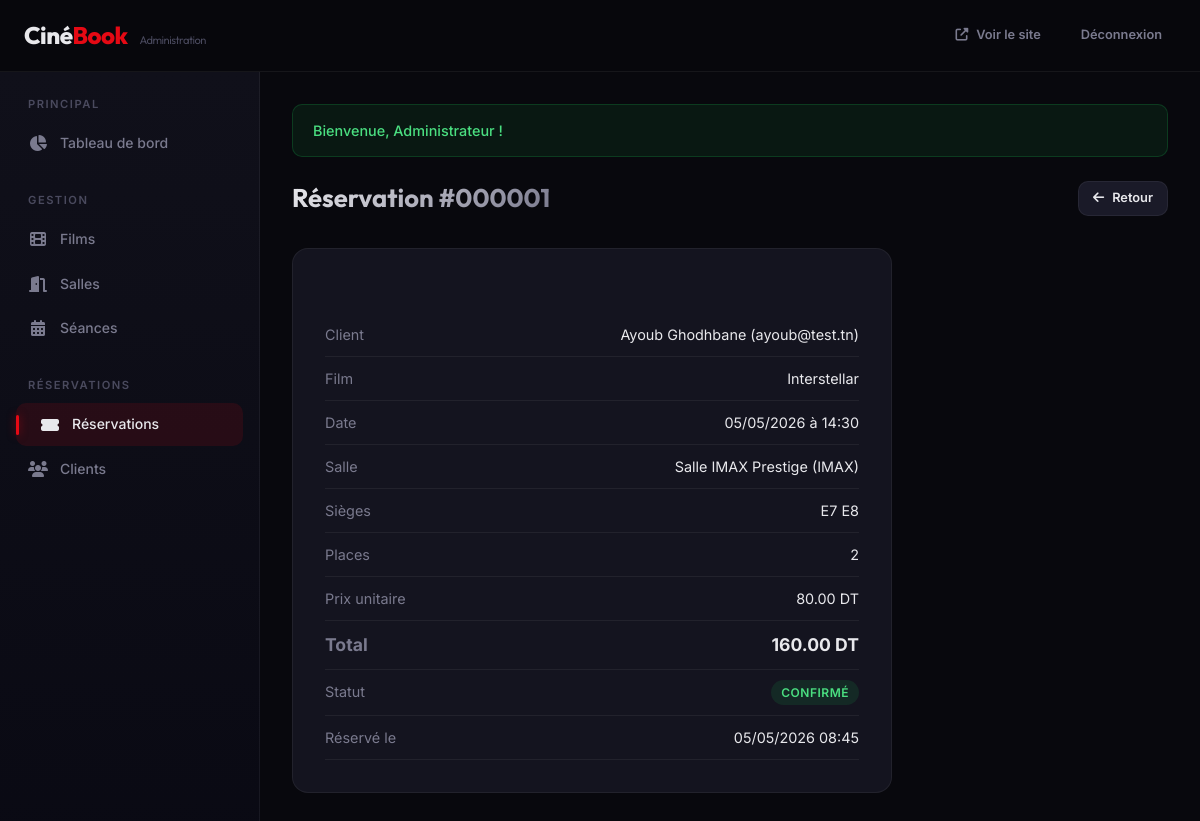
The page /index.php?page=admin-bookings&action=detail&id=1 (signed in) on the database its author committed.
### tables this page shows
CREATE TABLE IF NOT EXISTS bookings (
    id INT AUTO_INCREMENT PRIMARY KEY,
    user_id INT NOT NULL,
    screening_id INT NOT NULL,
    total_seats INT NOT NULL DEFAULT 1,
    total_price DECIMAL(10, 2) NOT NULL,
    status ENUM('en_attente', 'confirme', 'annule') DEFAULT 'en_attente',
    booked_at DATETIME DEFAULT CURRENT_TIMESTAMP,
    FOREIGN KEY (user_id) REFERENCES users(id) ON DELETE CASCADE,
    FOREIGN KEY (screening_id) REFERENCES screenings(id) ON DELETE CASCADE
);

CREATE TABLE IF NOT EXISTS users (
    id INT AUTO_INCREMENT PRIMARY KEY,
    name VARCHAR(100) NOT NULL,
    email VARCHAR(150) NOT NULL UNIQUE,
    password VARCHAR(255) NOT NULL,
    phone VARCHAR(20) DEFAULT NULL,
    role ENUM('user', 'admin') DEFAULT 'user',
    is_active TINYINT(1) DEFAULT 1,
    created_at DATETIME DEFAULT CURRENT_TIMESTAMP,
    updated_at DATETIME DEFAULT CURRENT_TIMESTAMP ON UPDATE CURRENT_TIMESTAMP
);

CREATE TABLE IF NOT EXISTS movies (
    id INT AUTO_INCREMENT PRIMARY KEY,
    title VARCHAR(200) NOT NULL,
    description TEXT,
    poster VARCHAR(500) DEFAULT NULL,
    trailer_url VARCHAR(500) DEFAULT NULL,
    duration_min INT NOT NULL DEFAULT 90,
    genre VARCHAR(100) NOT NULL,
    release_date DATE DEFAULT NULL,
    rating VARCHAR(10) DEFAULT 'TP',
    is_active TINYINT(1) DEFAULT 1,
    created_at DATETIME DEFAULT CURRENT_TIMESTAMP,
    updated_at DATETIME DEFAULT CURRENT_TIMESTAMP ON UPDATE CURRENT_TIMESTAMP
);

CREATE TABLE IF NOT EXISTS screenings (
    id INT AUTO_INCREMENT PRIMARY KEY,
    movie_id INT NOT NULL,
    hall_id INT NOT NULL,
    show_date DATE NOT NULL,
    show_time TIME NOT NULL,
    price DECIMAL(8, 2) NOT NULL DEFAULT 50.00,
    is_active TINYINT(1) DEFAULT 1,
    created_at DATETIME DEFAULT CURRENT_TIMESTAMP,
    FOREIGN KEY (movie_id) REFERENCES movies(id) ON DELETE CASCADE,
    FOREIGN KEY (hall_id) REFERENCES halls(id) ON DELETE CASCADE
);

CREATE TABLE IF NOT EXISTS halls (
    id INT AUTO_INCREMENT PRIMARY KEY,
    name VARCHAR(100) NOT NULL,
    rows_count INT NOT NULL DEFAULT 8,
    cols_count INT NOT NULL DEFAULT 12,
    hall_type ENUM('Standard', 'IMAX', 'VIP') DEFAULT 'Standard',
    is_active TINYINT(1) DEFAULT 1,
    created_at DATETIME DEFAULT CURRENT_TIMESTAMP
);

CREATE TABLE IF NOT EXISTS booking_seats (
    id INT AUTO_INCREMENT PRIMARY KEY,
    booking_id INT NOT NULL,
    seat_row CHAR(1) NOT NULL,
    seat_number INT NOT NULL,
    FOREIGN KEY (booking_id) REFERENCES bookings(id) ON DELETE CASCADE,
    UNIQUE KEY unique_seat_screening (booking_id, seat_row, seat_number)
);

### config/database.php (called while the page is built, shortened)
<?php
function getDB(): PDO
{
    static $pdo = null;
    if ($pdo === null) {
        $dsn = "mysql:host=" . DB_HOST . ";dbname=" . DB_NAME . ";charset=" . DB_CHARSET;
        $options = [
            PDO::ATTR_ERRMODE            => PDO::ERRMODE_EXCEPTION,
            PDO::ATTR_DEFAULT_FETCH_MODE => PDO::FETCH_ASSOC,
            PDO::ATTR_EMULATE_PREPARES   => false,
        ];
        try {
            $pdo = new PDO($dsn, DB_USER, DB_PASS, $options);
        } catch (PDOException $e) {
            die("Erreur de connexion à la base de données : " . $e->getMessage());
        }
    }
    return $pdo;
}

### models/Booking.php (called while the page is built, shortened)
<?php
class Booking
{
    private PDO $db;
    public function __construct()
    {
        $this->db = getDB();
    }
    public function findById(int $id): ?array
    {
        $stmt = $this->db->prepare(
            "SELECT b.*, u.name as user_name, u.email as user_email,
                    s.show_date, s.show_time, s.price as unit_price,
                    m.title as movie_title, m.poster as movie_poster,
                    h.name as hall_name, h.hall_type
             FROM bookings b
             INNER JOIN users u ON b.user_id = u.id
             INNER JOIN screenings s ON b.screening_id = s.id
             INNER JOIN movies m ON s.movie_id = m.id
             INNER JOIN halls h ON s.hall_id = h.id
             WHERE b.id = ?"
        );
        $stmt->execute([$id]);
        $booking = $stmt->fetch();
        return $booking ?: null;
    }
    public function getSeats(int $bookingId): array
    {
        $stmt = $this->db->prepare(
            "SELECT seat_row, seat_number FROM booking_seats WHERE booking_id = ? ORDER BY seat_row, seat_number"
        );
        $stmt->execute([$bookingId]);
        return $stmt->fetchAll();
    }
}

### helpers/validation.php (called while the page is built, shortened)
<?php
function e(?string $value): string
{
    return htmlspecialchars($value ?? '', ENT_QUOTES, 'UTF-8');
}

### views/admin/bookings/detail.php (the view, shortened to what this page needs)
<?php require_once __DIR__ . '/../../layouts/admin_header.php'; ?>
<div class="admin-page-header">
    <h1>Réservation #<?= str_pad($booking['id'], 6, '0', STR_PAD_LEFT) ?></h1>
    <a href="<?= BASE_URL ?>/index.php?page=admin-bookings" class="btn btn-secondary btn-sm"><i class="fas fa-arrow-left"></i> Retour</a>
</div>
<div style="max-width:600px;">
    <div class="card" style="padding:32px;">
        <div class="confirm-details">
            <div class="detail-row"><span class="label">Client</span><span><?= e($booking['user_name']) ?> (<?= e($booking['user_email']) ?>)</span></div>
            <div class="detail-row"><span class="label">Film</span><span><?= e($booking['movie_title']) ?></span></div>
            <div class="detail-row"><span class="label">Date</span><span><?= date('d/m/Y', strtotime($booking['show_date'])) ?> à <?= date('H:i', strtotime($booking['show_time'])) ?></span></div>
            <div class="detail-row"><span class="label">Salle</span><span><?= e($booking['hall_name']) ?> (<?= e($booking['hall_type']) ?>)</span></div>
            <div class="detail-row"><span class="label">Sièges</span><span><?php foreach ($seats as $s) echo $s['seat_row'].$s['seat_number'].' '; ?></span></div>
            <div class="detail-row"><span class="label">Places</span><span><?= $booking['total_seats'] ?></span></div>
            <div class="detail-row"><span class="label">Prix unitaire</span><span><?= number_format($booking['unit_price'], 2) ?> DT</span></div>
            <div class="detail-row" style="font-weight:700;font-size:1.1rem;"><span class="label">Total</span><span><?= number_format($booking['total_price'], 2) ?> DT</span></div>
            <div class="detail-row">
                <span class="label">Statut</span>
                <?php $sc = match($booking['status']) { 'confirme'=>'badge-success','annule'=>'badge-danger',default=>'badge-warning' }; ?>
                <span class="badge <?= $sc ?>"><?= e(BOOKING_STATUSES[$booking['status']] ?? $booking['status']) ?></span>
            </div>
            <div class="detail-row"><span class="label">Réservé le</span><span><?= date('d/m/Y H:i', strtotime($booking['booked_at'])) ?></span></div>
        </div>
    </div>
</div>
<?php require_once __DIR__ . '/../../layouts/admin_footer.php'; ?>

### assets/css/style.css (style rules this page uses)
:root { --bg-primary: #08080d; --bg-secondary: #10101a; --bg-card: #14141f; --bg-elevated: #1a1a28; --bg-input: #12121e; --accent: #e50914; --accent-hover: #ff1a26; --accent-gold: #f5c518; --accent-blue: #3b82f6; --text-primary: #e8e8ec; --text-secondary: #7a7a8e; --text-muted: #4a4a5e; --border: rgba(255,255,255,0.06); --border-hover: rgba(255,255,255,0.12); --radius: 10px; --radius-lg: 16px; --shadow: 0 4px 24px rgba(0,0,0,0.4); --shadow-lg: 0 8px 40px rgba(0,0,0,0.6); --transition: 0.25s cubic-bezier(0.4,0,0.2,1); --font-body: 'Inter', -apple-system, sans-serif; --font-display: 'Outfit', 'Inter', sans-serif; --max-width: 1280px; --header-height: 72px; }
*, *::before, *::after { box-sizing: border-box; margin: 0; padding: 0; }
html { scroll-behavior: smooth; -webkit-font-smoothing: antialiased; }
body { font-family: var(--font-body); background: var(--bg-primary); color: var(--text-primary); line-height: 1.6; min-height: 100vh; }
a { color: inherit; text-decoration: none; }
h1, h2, h3, h4 { font-family: var(--font-display); font-weight: 700; line-height: 1.2; }
h1 { font-size: 2.5rem; }
.btn { display: inline-flex; align-items: center; justify-content: center; gap: 8px; padding: 10px 24px; border-radius: var(--radius); font-weight: 600; font-size: 0.875rem; border: none; cursor: pointer; transition: all var(--transition); text-decoration: none; white-space: nowrap; }
.btn-secondary { background: var(--bg-elevated); color: var(--text-primary); border: 1px solid var(--border); }
.btn-sm { padding: 6px 14px; font-size: 0.8rem; }
.card { background: var(--bg-card); border: 1px solid var(--border); border-radius: var(--radius-lg); overflow: hidden; transition: all var(--transition); }
.badge { display: inline-flex; align-items: center; padding: 3px 10px; border-radius: 20px; font-size: 0.75rem; font-weight: 600; text-transform: uppercase; letter-spacing: 0.5px; }
.badge-success { background: rgba(22,163,74,0.15); color: #4ade80; }
.confirm-details { text-align: left; margin-top: 32px; }
.confirm-details .detail-row { display: flex; justify-content: space-between; padding: 10px 0; border-bottom: 1px solid var(--border); font-size: 0.9rem; }
.confirm-details .detail-row .label { color: var(--text-secondary); }

### assets/css/admin.css (style rules this page uses)
.admin-page-header { display: flex; align-items: center; justify-content: space-between; margin-bottom: 32px; }
.admin-page-header h1 { font-size: 1.6rem; font-weight: 700; background: linear-gradient(135deg, var(--text-primary) 0%, var(--text-secondary) 100%); -webkit-background-clip: text; -webkit-text-fill-color: transparent; background-clip: text; }

### rows shown on the page
bookings: id "000001", user.name "Ayoub Ghodhbane", user.email "ayoub@test.tn", movies.title "Interstellar", screening.show_date "05/05/2026", screening.show_time "14:30", halls.name "Salle IMAX Prestige", halls.hall_type "IMAX", total_seats "2", screening.price "80.00", total_price "160.00", status "CONFIRMÉ", booked_at "05/05/2026 08:45"
booking_seats: seat_row "E", seat_number "7"
booking_seats: seat_row "E", seat_number "8"

### other values the page prints
$flashSuccess "Bienvenue, Administrateur !"
